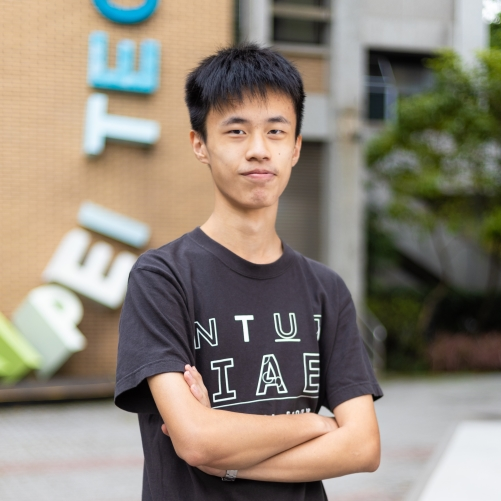
#> input picture photos/profile_photo_501.jpg, 501 x 501 px
$ python dft_product.py
#> lines starting #> are read from the running program, lines starting #| are printed output that depends on the picture; after the words box and inside, x2 and y2 are one past the last pixel; in counts of white or black regions, pixels touching at a corner belong together
### utils.py
"""
MIT License

Copyright (c) 2024 allen327lin

Permission is hereby granted, free of charge, to any person obtaining a copy
of this software and associated documentation files (the "Software"), to deal
in the Software without restriction, including without limitation the rights
to use, copy, modify, merge, publish, distribute, sublicense, and/or sell
copies of the Software, and to permit persons to whom the Software is
furnished to do so, subject to the following conditions:

The above copyright notice and this permission notice shall be included in all
copies or substantial portions of the Software.

THE SOFTWARE IS PROVIDED "AS IS", WITHOUT WARRANTY OF ANY KIND, EXPRESS OR
IMPLIED, INCLUDING BUT NOT LIMITED TO THE WARRANTIES OF MERCHANTABILITY,
FITNESS FOR A PARTICULAR PURPOSE AND NONINFRINGEMENT. IN NO EVENT SHALL THE
AUTHORS OR COPYRIGHT HOLDERS BE LIABLE FOR ANY CLAIM, DAMAGES OR OTHER
LIABILITY, WHETHER IN AN ACTION OF CONTRACT, TORT OR OTHERWISE, ARISING FROM,
OUT OF OR IN CONNECTION WITH THE SOFTWARE OR THE USE OR OTHER DEALINGS IN THE
SOFTWARE.
"""

import numpy as np
import cv2


def show_img(title, img, save_img=False):
    cv2.namedWindow(title, cv2.WINDOW_NORMAL)
    cv2.resizeWindow(title, 400, 400)
    cv2.imshow(title, img)
    if save_img:
        cv2.imwrite("./photos/results/" + title + ".png", img)
    return 0


def show_fft(title, fft, save_img=False):
    fft = np.log(np.abs(fft) + 1)
    fft = fft / fft.max() * 255.0
    fft = np.uint8(fft)

    cv2.namedWindow(title, cv2.WINDOW_NORMAL)
    cv2.resizeWindow(title, 400, 400)
    cv2.imshow(title, fft)
    if save_img:
        cv2.imwrite("./photos/results/" + title + ".png", fft)

    return 0


def normalization(arr):
    min_v = np.min(arr)
    max_v = np.max(arr)

    arr = (arr - min_v) / (max_v - min_v)
    arr = (arr * 255).astype(np.uint8)

    return arr

### dft_product.py
"""
MIT License

Copyright (c) 2024 allen327lin

Permission is hereby granted, free of charge, to any person obtaining a copy
of this software and associated documentation files (the "Software"), to deal
in the Software without restriction, including without limitation the rights
to use, copy, modify, merge, publish, distribute, sublicense, and/or sell
copies of the Software, and to permit persons to whom the Software is
furnished to do so, subject to the following conditions:

The above copyright notice and this permission notice shall be included in all
copies or substantial portions of the Software.

THE SOFTWARE IS PROVIDED "AS IS", WITHOUT WARRANTY OF ANY KIND, EXPRESS OR
IMPLIED, INCLUDING BUT NOT LIMITED TO THE WARRANTIES OF MERCHANTABILITY,
FITNESS FOR A PARTICULAR PURPOSE AND NONINFRINGEMENT. IN NO EVENT SHALL THE
AUTHORS OR COPYRIGHT HOLDERS BE LIABLE FOR ANY CLAIM, DAMAGES OR OTHER
LIABILITY, WHETHER IN AN ACTION OF CONTRACT, TORT OR OTHERWISE, ARISING FROM,
OUT OF OR IN CONNECTION WITH THE SOFTWARE OR THE USE OR OTHER DEALINGS IN THE
SOFTWARE.
"""

import numpy as np
import cv2
from utils import show_fft, normalization, show_img

def dft_product(img, kernel, filter_type, save_img=False):
    img = np.array(img, dtype='uint8')

    def pad_with(vector, pad_width, iaxis, kwargs):
        pad_value = kwargs.get('padder', 10)
        vector[:pad_width[0]] = pad_value
        vector[-pad_width[1]:] = pad_value

    kernel_resized = np.pad(kernel, int((img.shape[0]-kernel.shape[0])/2), pad_with, padder=0)

    fft_img = np.fft.fft2(img)
    fft_shift_img = np.fft.fftshift(fft_img)
    show_fft("Original image (DFT)", fft_shift_img, save_img)

    fft_kernel = np.fft.fft2(kernel_resized)
    fft_shift_kernel = np.fft.fftshift(fft_kernel)
    show_fft(filter_type+" kernel (DFT)", fft_shift_kernel, save_img)

    fft_product_result = fft_shift_img * fft_shift_kernel
    show_fft("Product of Original image & "+filter_type+" kernel (DFT)", fft_product_result, save_img)

    ifftshift_product_result = np.fft.ifftshift(fft_product_result)
    ifft_product_result = np.fft.ifft2(ifftshift_product_result)
    ifft_product_result = np.real(ifft_product_result)
    ifft_product_result = normalization(ifft_product_result)
    ifft_product_result = np.uint8(ifft_product_result)
    final_result = np.fft.fftshift(ifft_product_result)   # 矯正奇怪的錯位

    return final_result


if __name__ == "__main__":
    img = cv2.imread("./photos/profile_photo_501.jpg", 0)
#> img: shape (501, 501); min 1, max 254, mean 134.5

    # Input High-pass kernel
    high_pass_kernel = np.array([[1, 1, 1],
                                 [1, -8, 1],
                                 [1, 1, 1]], dtype='int8')
    high_pass_result = dft_product(img, high_pass_kernel, "high_pass", save_img=False)
#> call 2 of show_fft, with title = 'high_pass kernel (DFT)', fft = array of shape (501, 501), save_img = False
#> in show_fft (call 2), `cv2.imshow(title, fft)`:
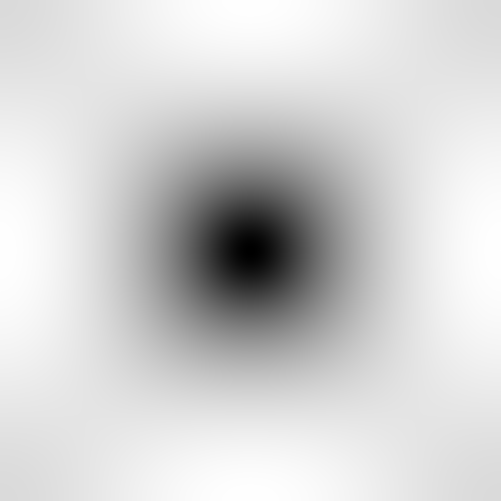
#> window 'high_pass kernel (DFT)': shape (501, 501); min 0, max 255, mean 209.8
#> call 3 of show_fft, with fft = array of shape (501, 501), save_img = False
#> in show_fft (call 3), `fft = np.log(np.abs(fft) + 1)`:
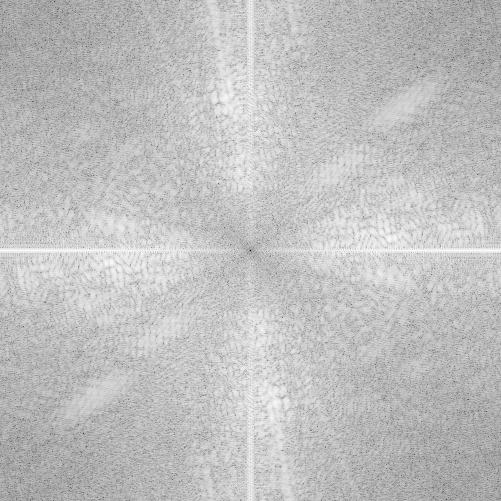
#> fft: shape (501, 501) float64; min 1.24e-07, max 12.61, mean 9.5; drawn with min black and max white
#> in dft_product, `ifft_product_result = np.real(ifft_product_result)`:
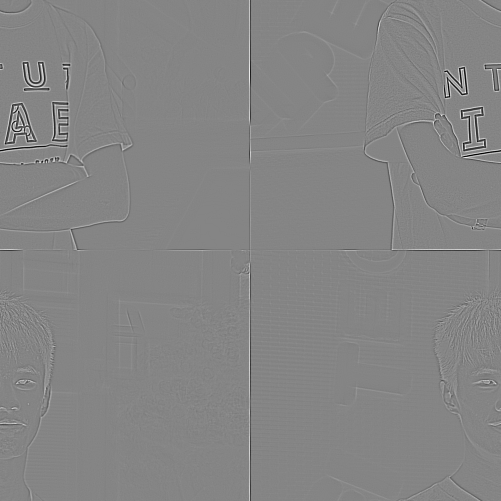
#> ifft_product_result: shape (501, 501) float64; min -857, max 784, mean 0; drawn with min black and max white
#> in normalization, `min_v = np.min(arr)`: min_v = -857
#> in normalization, `max_v = np.max(arr)`: max_v = 784
    high_pass_result = np.where(high_pass_result > 160, high_pass_result, 0)   # 邊緣 Threshold 設定 160
    show_img("high_pass_result", high_pass_result, save_img=False)

    # Input Low-pass kernel
    kernel_size = 15
    low_pass_kernel = np.ones((kernel_size, kernel_size), np.float64) / kernel_size ** 2
    low_pass_result = dft_product(img, low_pass_kernel, "low_pass", save_img=False)
#> call 2 of dft_product, with kernel = array of shape (15, 15), filter_type = 'low_pass', save_img = False
#> in dft_product (call 2), `fft_kernel = np.fft.fft2(kernel_resized)`:
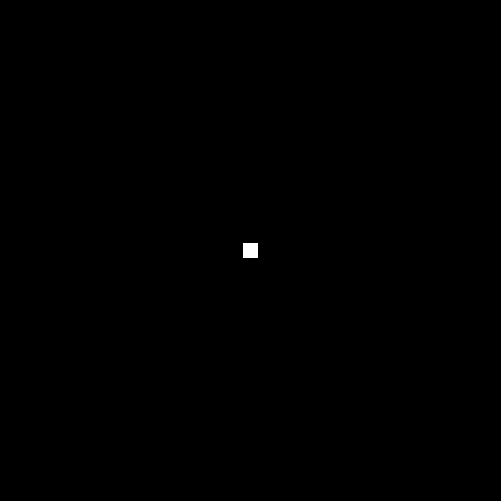
#> kernel_resized: shape (501, 501) float64; values 0 (black) and 0.00444 (white), 0.09% white; 1 white region, box (x1, y1, x2, y2) and area: (243, 243, 258, 258) 225
#> in show_fft (call 6), `fft = np.log(np.abs(fft) + 1)`:
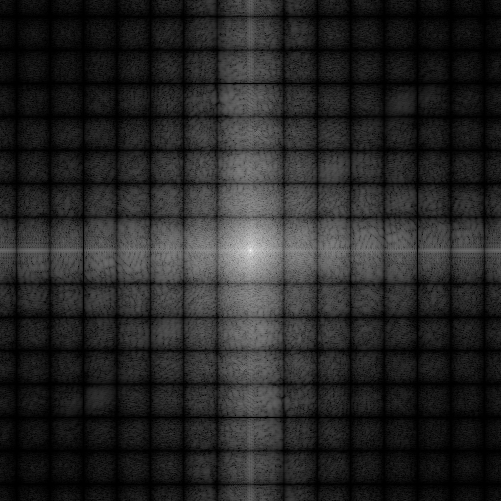
#> fft: shape (501, 501) float64; min 0, max 17.33, mean 2.6; drawn with min black and max white
#> in dft_product (call 2), `ifft_product_result = np.real(ifft_product_result)`:
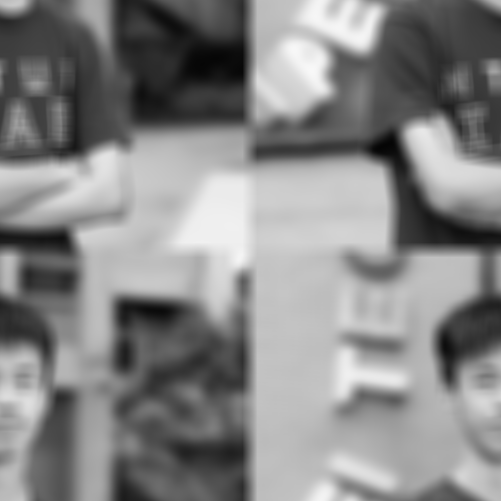
#> ifft_product_result: shape (501, 501) float64; min 5.34, max 248.5, mean 134.5
#> in dft_product (call 2), `final_result = np.fft.fftshift(ifft_product_result)`:
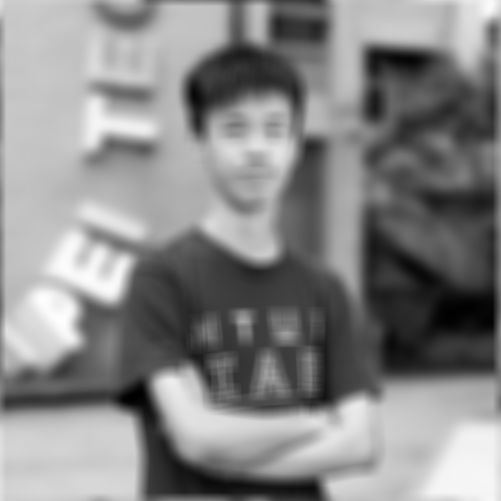
#> final_result: shape (501, 501); min 0, max 255, mean 134.9
    show_img("low_pass_result", low_pass_result, save_img=False)

    cv2.waitKey(0)
